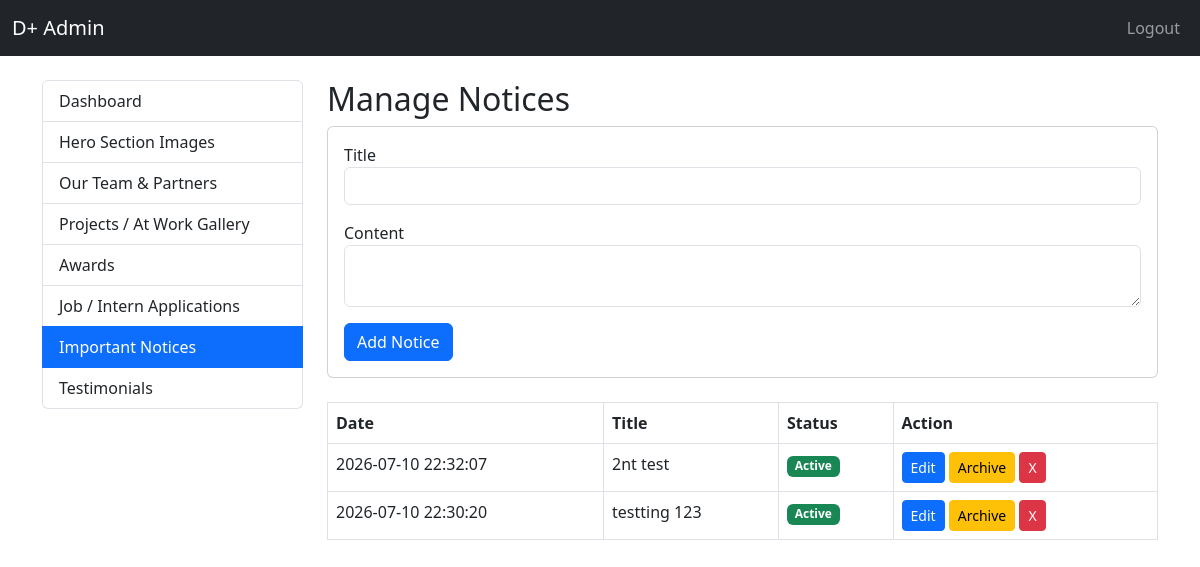
The page /admin/notices.php (signed in) on the database its author committed.
### tables this page shows
CREATE TABLE notices (
        id INTEGER PRIMARY KEY AUTOINCREMENT,
        title TEXT NOT NULL,
        content TEXT,
        created_at DATETIME DEFAULT CURRENT_TIMESTAMP
    , status TEXT DEFAULT 'active');

### admin/notices.php (the view, shortened to what this page needs)
<?php
require_once '../db.php';
$stmt = $db->query("SELECT * FROM notices ORDER BY created_at DESC");
$notices = $stmt->fetchAll();
?>
<!DOCTYPE html>
<html lang="en">
<head>
    <link href="https://cdn.jsdelivr.net/npm/bootstrap@5.3.0/dist/css/bootstrap.min.css" rel="stylesheet">
</head>
<body>
    <nav class="navbar navbar-expand-lg navbar-dark bg-dark">
        <div class="container-fluid">
            <a class="navbar-brand" href="index.php">D+ Admin</a>
            <div class="collapse navbar-collapse">
                <ul class="navbar-nav ms-auto">
                    <li class="nav-item"><a class="nav-link" href="logout.php">Logout</a></li>
                </ul>
            </div>
        </div>
    </nav>
    <div class="container mt-4">
        <div class="row">
            <div class="col-md-3">
                <div class="list-group">
                    <a href="index.php" class="list-group-item list-group-item-action">Dashboard</a>
                    <a href="hero.php" class="list-group-item list-group-item-action">Hero Section Images</a>
                    <a href="team.php" class="list-group-item list-group-item-action">Our Team & Partners</a>
                    <a href="gallery.php" class="list-group-item list-group-item-action">Projects / At Work Gallery</a>
                    <a href="awards.php" class="list-group-item list-group-item-action">Awards</a>
                    <a href="applications.php" class="list-group-item list-group-item-action">Job / Intern Applications</a>
                    <a href="notices.php" class="list-group-item list-group-item-action active">Important Notices</a>
                    <a href="testimonials.php" class="list-group-item list-group-item-action">Testimonials</a>
                </div>
            </div>
            <div class="col-md-9">
                <h2>Manage Notices</h2>
                <div class="card mb-4">
                    <div class="card-body">
                        <form method="POST">
                            <div class="mb-3">
                                <label>Title</label>
                                <input class="form-control" type="text" name="title" required>
                            </div>
                            <div class="mb-3">
                                <label>Content</label>
                                <textarea class="form-control" name="content"></textarea>
                            </div>
                            <button class="btn btn-primary">Add Notice</button>
                        </form>
                    </div>
                </div>
                <table class="table table-bordered mb-4">
                    <thead><tr><th>Date</th><th>Title</th><th>Status</th><th>Action</th></tr></thead>
                    <tbody>
                        <?php foreach ($notices as $item): ?>
                        <tr>
                            <td><?= $item['created_at'] ?></td>
                            <td><?= htmlspecialchars($item['title']) ?></td>
                            <td>
                                <?php if ($item['status'] === 'active'): ?>
                                    <span class="badge bg-success">Active</span>
                                <?php else: ?>
                                    <span class="badge bg-secondary">Archived</span>
                                <?php endif; ?>
                            </td>
                            <td>
                                <button class="btn btn-sm btn-primary" data-bs-toggle="modal" data-bs-target="#editModal<?= $item['id'] ?>">Edit</button>
                                <form method="POST" style="display:inline;">
                                    <?php if ($item['status'] === 'active'): ?>
                                        <button class="btn btn-sm btn-warning">Archive</button>
                                    <?php else: ?>
                                        <input type="hidden" name="new_status" value="active">
                                        <button class="btn btn-sm btn-success">Unarchive</button>
                                    <?php endif; ?>
                                </form>
                                <form method="POST" style="display:inline;"><input type="hidden" name="action" value="delete"><input type="hidden" name="id" value="<?= $item['id'] ?>"><button class="btn btn-sm btn-danger">X</button></form>
                            </td>
                        </tr>
                        <?php endforeach; ?>
                    </tbody>
                </table>
            </div>
        </div>
    </div>
</body>
</html>

### rows shown on the page
notices: created_at "2026-07-10 22:32:07", title "2nt test", status "Active"
notices: created_at "2026-07-10 22:30:20", title "testting 123", status "Active"
